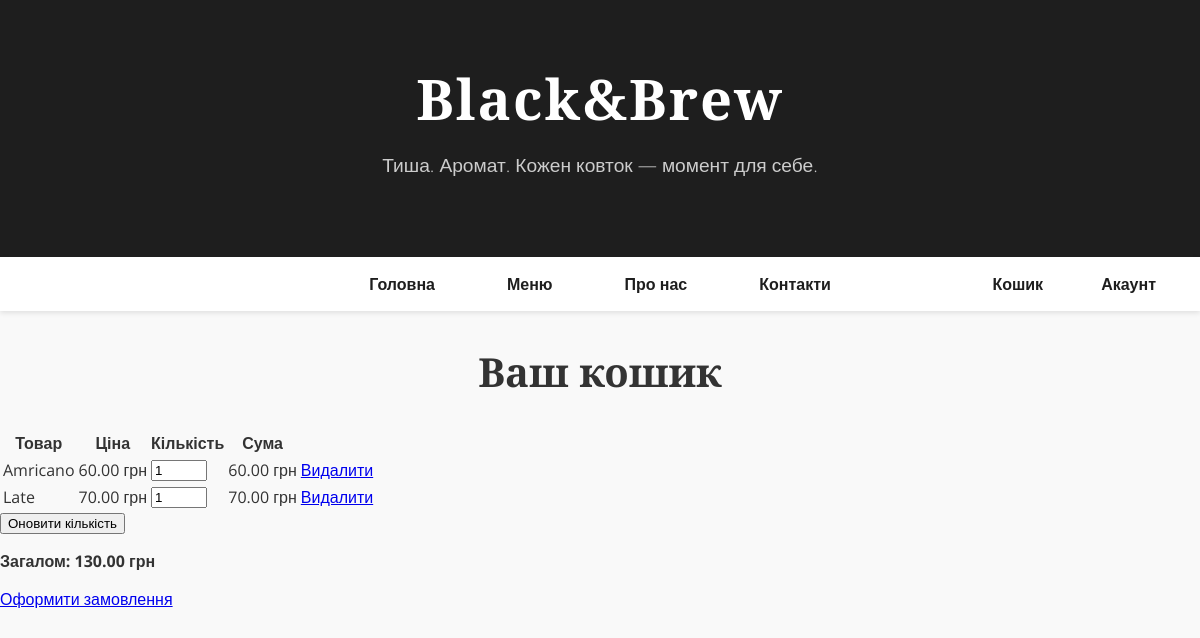
The app's page /cart/ (signed in), older data.
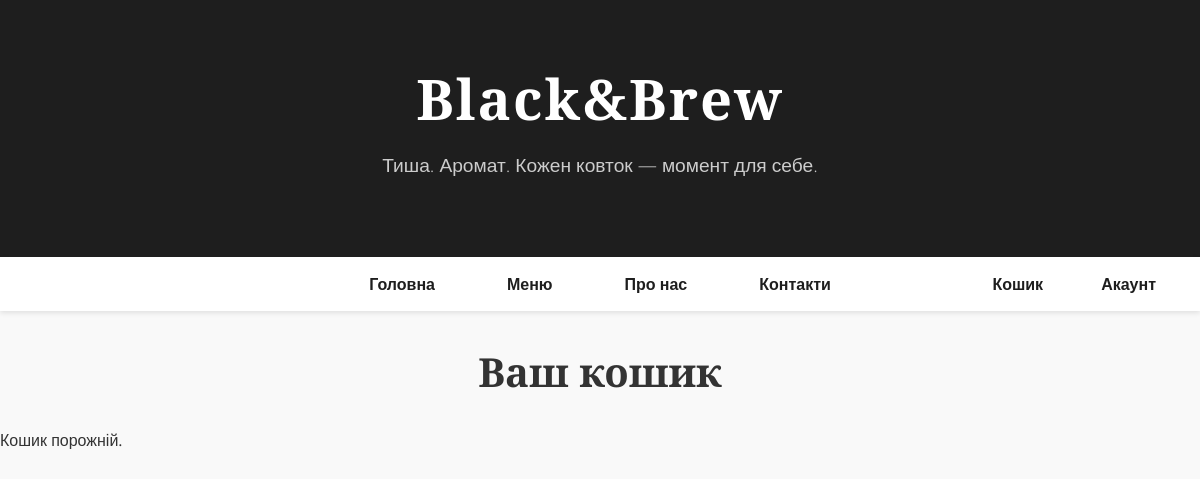
The same page, newer data.
### cart/models.py (models this page shows, shortened)
class CartItem(models.Model):
    user = models.ForeignKey(settings.AUTH_USER_MODEL, null=True, blank=True, on_delete=models.SET_NULL)
    session_key = models.CharField(max_length=40, blank=True)
    product = models.ForeignKey(Product, on_delete=models.CASCADE)
    quantity = models.PositiveIntegerField(default=1)
    created_at = models.DateTimeField(auto_now_add=True)

class Product(models.Model):
    name = models.CharField(max_length=100)
    price = models.DecimalField(max_digits=6, decimal_places=2)

### cart/views.py (the view)
# urls.py: path('', views.cart_detail, name='detail'),
def cart_detail(request):
    if request.user.is_authenticated:
        items = CartItem.objects.filter(user=request.user)
    else:
        session_key = _get_session_key(request)
        items = CartItem.objects.filter(session_key=session_key)
    for item in items:
        item.total_price = item.product.price * item.quantity
    total = sum(item.total_price for item in items)
    return render(request, 'cart/detail.html', {
        'items': items,
        'total': total,
    })

### templates/cart/detail.html (shortened to what this page needs)
{% extends 'cart/base.html' %}
{% block content %}
  <h2>Ваш кошик</h2>
  {% if items %}
    <form method="post" action="{% url 'cart:cart_update_quantity' %}">
      <table>
        <thead>
          <tr>
            <th>Товар</th>
            <th>Ціна</th>
            <th>Кількість</th>
            <th>Сума</th>
            <th></th>
          </tr>
        </thead>
        <tbody>
          {% for ci in items %}
            <tr>
              <td>{{ ci.product.name }}</td>
              <td>{{ ci.product.price }} грн</td>
              <td>
                <input type="number" name="quantities_{{ ci.id }}" value="{{ ci.quantity }}" min="1" max="99">
              </td>
              <td>{{ ci.total_price }} грн</td>
              <td><a href="{% url 'cart:cart_remove' ci.id %}">Видалити</a>
            </tr>
          {% endfor %}
        </tbody>
      </table>
      <button type="submit">Оновити кількість</button>
    </form>
    <p><strong>Загалом: {{ total }} грн</strong></p>
    <a href="{% url 'cart:checkout' %}">Оформити замовлення</a>
  {% else %}
    <p>Кошик порожній.</p>
  {% endif %}
{% endblock %}

Row changes from the older to the newer data that the page shows:
removed CartItem: product.name "Amricano", product.price "60.00", id "1", total_price "60.00"
removed CartItem: product.name "Late", product.price "70.00", quantity "1", total_price "70.00"
Text that changed along with them:
{{ total }}: "130.00" → (not shown)
text no longer shown: "Товар Ціна Кількість Сума Оновити кількість Загалом: грн Оформити замовлення"
text now shown: "Кошик порожній."
